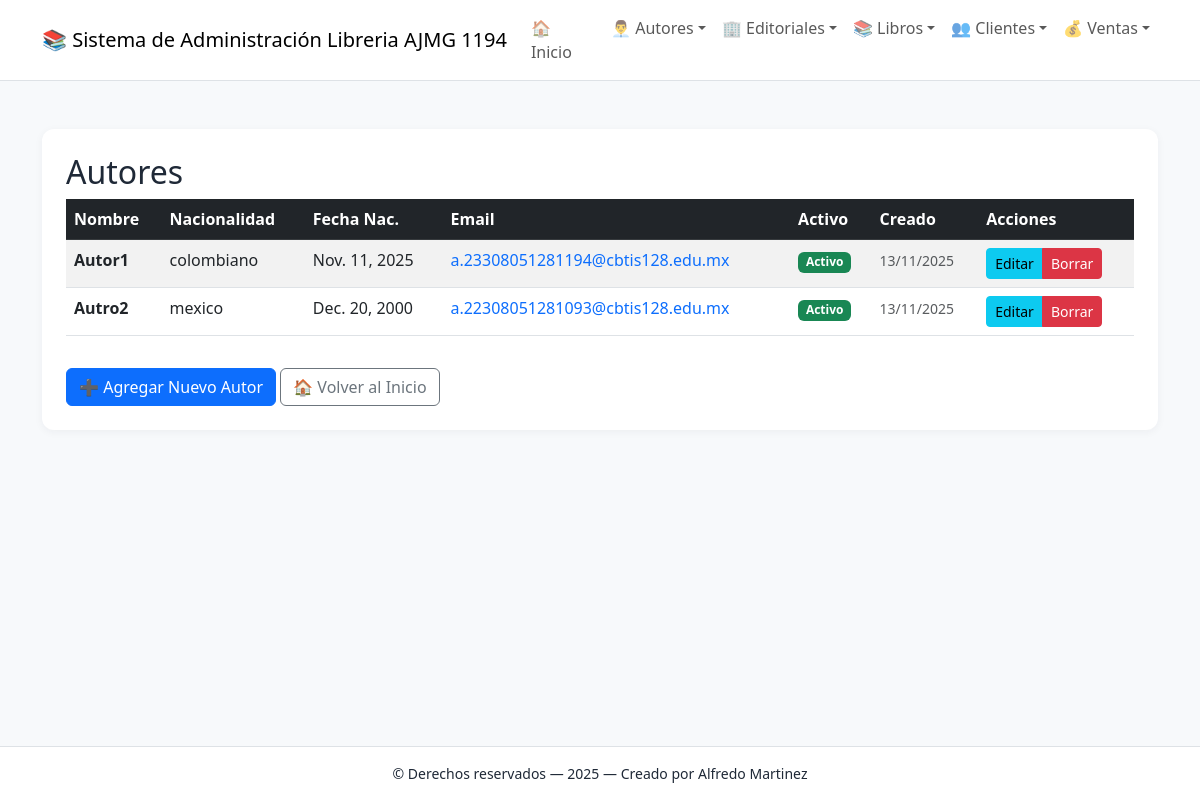
The page /autores/ on the database its author committed.
### app_Libreria/models.py (models this page shows, shortened)
class Autor(models.Model):
    id = models.AutoField(primary_key=True, verbose_name="ID Autor")
    nombre = models.CharField(max_length=100, verbose_name="Nombre completo")
    nacionalidad = models.CharField(max_length=50, verbose_name="Nacionalidad", default="Desconocida")
    fecha_nacimiento = models.DateField(verbose_name="Fecha de nacimiento", default="1900-01-01")
    email = models.EmailField(verbose_name="Email de contacto", blank=True)
    activo = models.BooleanField(default=True, verbose_name="Autor activo")
    created_at = models.DateTimeField(auto_now_add=True, verbose_name="Fecha de creación")
    updated_at = models.DateTimeField(auto_now=True, verbose_name="Fecha de actualización")
    class Meta:
        verbose_name = "Autor"
        verbose_name_plural = "Autores"
        ordering = ['nombre']

### app_Libreria/views.py (the view)
# urls.py: path('autores/', views.ver_autores, name='ver_autores'),
def ver_autores(request):
    autores = Autor.objects.all()
    return render(request, 'autor/ver_autores.html', {'autores': autores})

### app_Libreria/templates/autor/ver_autores.html (shortened to what this page needs)
{% extends 'base.html' %}
{% block content %}
<div class="soft-card p-4">
    <h2>Autores</h2>
    <div class="table-responsive">
        <table class="table table-striped table-hover">
            <thead class="table-dark">
                <tr>
                    <th>Nombre</th>
                    <th>Nacionalidad</th>
                    <th>Fecha Nac.</th>
                    <th>Email</th>
                    <th>Activo</th>
                    <th>Creado</th>
                    <th>Acciones</th>
                </tr>
            </thead>
            <tbody>
                {% for autor in autores %}
                <tr>
                    <td>
                        <strong>{{ autor.nombre }}</strong>
                    </td>
                    <td>{{ autor.nacionalidad }}</td>
                    <td>{{ autor.fecha_nacimiento }}</td>
                    <td>
                        {% if autor.email %}
                            <a href="mailto:{{ autor.email }}" class="text-decoration-none">
                                {{ autor.email }}
                            </a>
                        {% else %}
                            <span class="text-muted">No tiene</span>
                        {% endif %}
                    </td>
                    <td>
                        <span class="badge {% if autor.activo %}bg-success{% else %}bg-danger{% endif %}">
                            {{ autor.activo|yesno:"Activo,Inactivo" }}
                        </span>
                    </td>
                    <td>
                        <small class="text-muted">
                            {{ autor.created_at|date:"d/m/Y" }}
                        </small>
                    </td>
                    <td>
                        <div class="btn-group btn-group-sm">
                            <a class="btn btn-info" href="{% url 'actualizar_autor' autor.id %}">Editar</a>
                            <a class="btn btn-danger" href="{% url 'borrar_autor' autor.id %}">Borrar</a>
                        </div>
                    </td>
                </tr>
                {% empty %}
                <tr>
                    <td colspan="7" class="text-center text-muted py-4">
                        No hay autores registrados
                    </td>
                </tr>
                {% endfor %}
            </tbody>
        </table>
    </div>
    <div class="mt-3">
        <a href="{% url 'agregar_autor' %}" class="btn btn-primary">
            ➕ Agregar Nuevo Autor
        </a>
        <a href="{% url 'inicio_libreria' %}" class="btn btn-outline-secondary">
            🏠 Volver al Inicio
        </a>
    </div>
</div>
{% endblock %}

### app_Libreria/templates/base.html (style rules this page uses)
body { background-color: #f7f9fb; color: #1f2937; }
.soft-card { background-color: #ffffff; border-radius: 12px; box-shadow: 0 2px 8px rgba(31,41,55,0.05); }

### rows shown on the page
Autor: nombre "Autor1", nacionalidad "colombiano", fecha_nacimiento "Nov. 11, 2025", email "a.23308051281194@cbtis128.edu.mx", activo "Activo", created_at "13/11/2025"
Autor: nombre "Autro2", nacionalidad "mexico", fecha_nacimiento "Dec. 20, 2000", email "a.22308051281093@cbtis128.edu.mx", activo "Activo", created_at "13/11/2025"
